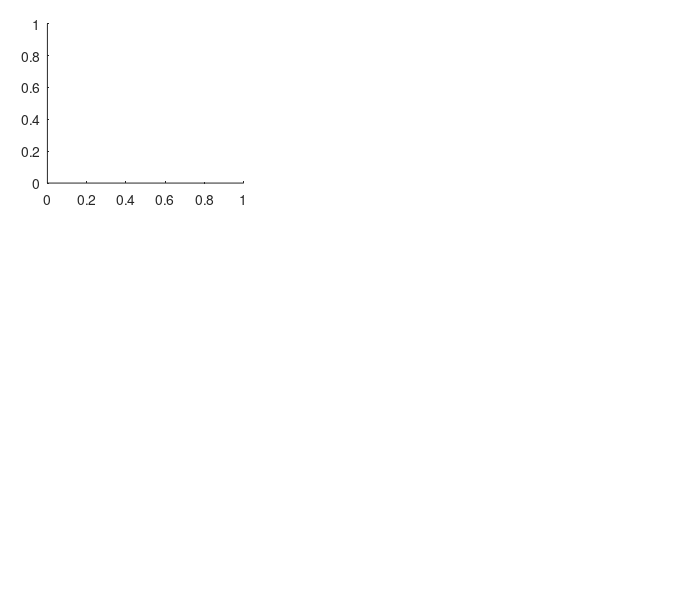

Write MATLAB code to recreate this figure. (Note: this script raises an error after producing the figure.)
units_all = {...
 'M7E0571ch1', '667', 'M7E0556ch1';... 
 'M117B3989ch4', '526', 'M117B3981ch4';... 
 'M7E2254ch3', '476', 'M7E2254ch3';...  
 'M7E2509ch1', '909', 'M7E2508ch1';...  
 'M7E2270ch1', '204', 'M7E2269ch1';...    
 'M7E2758ch1', '526', 'M7E2757ch1';...
 'M117B1017ch4', '667', 'M117B1010ch4';...  
 'M117B2080ch4', '476', 'M117B2050ch4';...  
 'M7E1461ch1', '667', 'M7E1459ch1'}       

RSColor = [0.6350    0.0780    0.1840];
FSColor = [0    0.4470    0.7410];
BuColor = [0.4660    0.6740    0.1880];

figS4 = figure;
set(gcf, 'PaperUnits', 'inches');
set(gcf, 'PaperSize', [17.2*0.3937, 15*0.3937]);
set(gcf,'PaperPositionMode','manual')
set(gcf,'PaperPosition', [0 0 17.2*0.3937, 15*0.3937]);
set(gcf,'Units','inches');
set(gcf,'Position',[0 0 17.2*0.3937, 15*0.3937]);
figparams.fsize = 7;
figparams.msize = 7;
figparams.res = 300;   % DPI
figparams.fontchoice = 'Arial';
lmargin = 0.07;
tmargin = 0.96;
xwidth = 0.29;
ywidth = 0.27;
ywidthsp = 0.08;
interrow = 0.05;
intercol = 0.02;
intercol2 = 0.1;  % For spectrograms
interrow2 = 0; % Bet spectrogram and wav
interrow3 = 0.05; % Additional between phee and trill
xaxis_scale = 0.13;   % Between normalized width of spectrogram and time in s

ncols=3;
   
xls_filename = 'C:\Users\Ping\Desktop\Wang_lab\Paper_writing\Final_figures\FigS7\FigS7.xlsx';
sheetname = 'Spike times';
col = 1;

col_list = {'A','B','C','D','E','F','G','H','I','J','K','L','M','N','O','P',...
    'Q','R','S','T','U','V','W','X','Y','Z','AA','AB','AC','AD','AE','AF','AG',...
    'AH','AI','AJ','AK','AL','AM','AN','AO','AP','AQ','AR','AS','AT','AU','AV',...
    'AW','AX','AY','AZ'};

for i = 1:size(units_all,1)
    row = ceil((i)/ncols); 
    column = i-(row-1)*ncols;
    
    pos(1) = lmargin +(column-1)*(xwidth+intercol);
    pos(2) = tmargin-ywidth-(row-1)*(ywidth+interrow);
    pos(3) = xwidth;
    pos(4) = ywidth;
   
    ax(i) = axes('Position',pos);
    unit = units_all{i,1};
    stims = '1:20';
    [spk_ms] = plot_raster ({unit(1:end-3)}, str2num(unit(end)), stims, '1:10', '', '', '', 'single', 0, 0, 0, '', figS4, 1,'vertical tick',0.7);
    xlim([100,2500]);
    xl = xlim;
    yl = ylim;
    text(0.84*xl(2), 0.97*yl(2), [units_all{i,2} ' Hz'],'FontSize',figparams.fsize,'FontName',figparams.fontchoice);
    text(0.5,1.05,['Unit ' units_all{i,3}],'Units','normalized','Color',[0.4 0.4 0.4],'FontSize',figparams.fsize,'FontName',figparams.fontchoice,'HorizontalAlignment','center'); 

    spk_ms = spk_ms(:,[1,2,4]);
    xlswrite(xls_filename,{units_all{i,3}},sheetname,[col_list{col} '1']);
    xlswrite(xls_filename,{'Stimulus #'},sheetname,[col_list{col} '2']);
    xlswrite(xls_filename,{'Trial #'},sheetname,[col_list{col+1} '2']);
    xlswrite(xls_filename,{'Spike times relative to trial start (ms)'},sheetname,[col_list{col+2} '2']);
    xlswrite(xls_filename,spk_ms,sheetname,[col_list{col} '3']);
    
    col = col+4;
    
    if column ==1
        ylabel('Vocalization #');
        set(gca,'YTick',[0.5,1.5,18.5, 19.5],'YTickLabel',{'1n','1r','10n','10r'});
    end
    if row ==3
        set(gca,'XTick',[300, 1000, 2000]);
        if column == 3
            th_ms = text(2350,-1.55,'ms','FontSize',figparams.fsize,'FontName',figparams.fontchoice);
        end
    end
end




set(findobj(gcf,'type','axes'),'FontName',figparams.fontchoice,'FontSize',figparams.fsize,'box','off');
 
print('C:\Users\Ping\Desktop\Wang_lab\Paperwriting\Figures\Supp\Bu_call_rasters.tif','-dtiff',['-r' num2str(figparams.res)]);

papersize = [0 0 8*0.3937, 16*0.3937];
